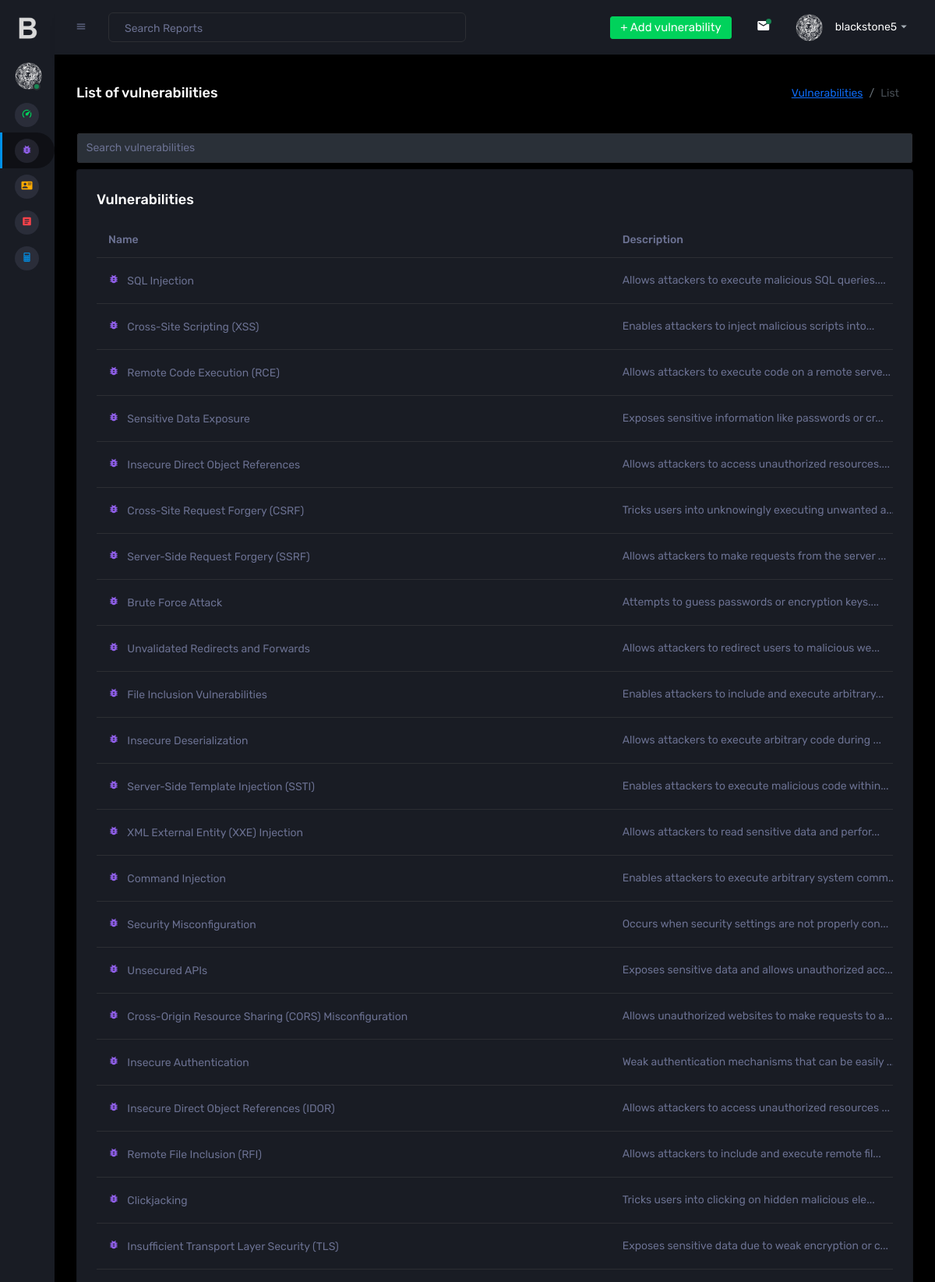
Screenshot of /BlackStone/vulnerabilidades.php (signed in, upper part) with the database file from the repository.
### tables this page shows
CREATE TABLE `vulnerabilidades` (
  `id` int(11) NOT NULL,
  `descripcion` text DEFAULT NULL,
  `solucion` text DEFAULT NULL,
  `nivel` int(11) DEFAULT NULL,
  `name` text NOT NULL
);

### BlackStone/functions/traductor.php (called while the page is built, shortened)
<?php
function lang($sentencia){
    return $sentencia;
};
?>

### BlackStone/vulnerabilidades.php (the view, shortened to what this page needs)
<!DOCTYPE html>
<?php
include("functions/traductor.php");
include("connection.php");
$section = "vulnerabilidades";
?>
<html>
  <head>
    <link rel="stylesheet" href="assets/vendors/mdi/css/materialdesignicons.min.css">
    <link rel="stylesheet" href="assets/vendors/css/vendor.bundle.base.css">
    <link rel="stylesheet" href="assets/vendors/jvectormap/jquery-jvectormap.css">
    <link rel="stylesheet" href="assets/vendors/flag-icon-css/css/flag-icon.min.css">
    <link rel="stylesheet" href="assets/vendors/owl-carousel-2/owl.carousel.min.css">
    <link rel="stylesheet" href="assets/vendors/owl-carousel-2/owl.theme.default.min.css">
    <link rel="stylesheet" href="assets/css/style.css">
  </head>
  <body class="sidebar-icon-only">
    <div class="container-scroller">
    <?php
      include("nav.php");
    ?>
      <div class="container-fluid page-body-wrapper">
        <nav class="navbar p-0 fixed-top d-flex flex-row">
          <div class="navbar-menu-wrapper flex-grow d-flex align-items-stretch">
            <button class="navbar-toggler navbar-toggler align-self-center" type="button" data-toggle="minimize">
              <span class="mdi mdi-menu"></span>
            </button>
            <ul class="navbar-nav w-100">
              <li class="nav-item w-100">
                <form class="nav-link mt-2 mt-md-0 d-none d-lg-flex search">
                  <input type="text" class="form-control" placeholder="<?php echo lang("Search Reports"); ?>">
                </form>
              </li>
            </ul>
            <ul class="navbar-nav navbar-nav-right">
              <li class="nav-item dropdown d-none d-lg-block">
                <a class="nav-link btn btn-success create-new-button" id="createbuttonDropdown" aria-expanded="false" href="insertar_vulnerabilidades.php">+ <?php echo lang("Add vulnerability");?> </a>
              </li>
              <li class="nav-item dropdown border-left">
                <a class="nav-link count-indicator dropdown-toggle" id="messageDropdown" href="#" data-bs-toggle="dropdown" aria-expanded="false">
                  <i class="mdi mdi-email"></i>
                  <span class="count bg-success"></span>
                </a>
              </li>
              <li class="nav-item dropdown">
                <a class="nav-link" id="profileDropdown" href="#" data-bs-toggle="dropdown">
                  <div class="navbar-profile">
                    <img class="img-xs rounded-circle" src="assets/images/faces/black-stone.png" alt="">
                    <p class="mb-0 d-none d-sm-block navbar-profile-name">blackstone5</p>
                    <i class="mdi mdi-menu-down d-none d-sm-block"></i>
                  </div>
                </a>
              </li>
            </ul>
          </div>
        </nav>
        <div class="main-panel">
          <div class="content-wrapper">
            <div class="page-header">
              <h3 class="page-title"> <?php echo lang("List of vulnerabilities");?> </h3>
              <nav aria-label="breadcrumb">
                <ol class="breadcrumb">
                  <li class="breadcrumb-item"><a href="#"><?php echo lang("Vulnerabilities");?></a></li>
                  <li class="breadcrumb-item active" aria-current="page"><?php echo lang("List");?></li>
                </ol>
              </nav>
            </div>
            <div class="row" style="--bs-gutter-x: 1.9rem !important;">
              <form class="nav-link mt-md-0 d-lg-flex search">
                  <input type="text" class="form-control" id="busqueda" placeholder="<?php echo lang("Search vulnerabilities"); ?>" style="color:white;">
              </form>
            </div>
            <div class="row">
              <div class="col-lg-12 grid-margin stretch-card">
                <div class="card">
                  <div class="card-body">
                    <h4 class="card-title"><?php echo lang("Vulnerabilities");?></h4>
                    <div class="table-responsive">
                      <table class="table" id="tabla_listado_cve">
                        <thead>
                          <tr>
                            <th><?php echo lang("Name");?></th>
                            <th><?php echo lang("Description");?></th>
                          </tr>
                        </thead>
                        <?php
                          $sentencia = "select * from vulnerabilidades order by id";
                          $consulta = mysqli_query($connection, $sentencia) or die("Error de conexión en tabla vulnerabilidades");
                            while($file= mysqli_fetch_array($consulta)){
                                $name=$file['name'];
                                $descripcion=htmlspecialchars($file['descripcion'], ENT_QUOTES | ENT_HTML5, 'UTF-8');
                        ?>
                        <tbody>
                          <tr>
                            <td><i class="mdi mdi-bug" style="color:#8f5fe8"></i> &nbsp; <?php echo $name ?></td>
                            <td><?php echo substr($descripcion, 0, 50); ?>...</td>
                          </tr>
                          <?php
                            }
                          ?>
                        </tbody>
                      </table>
                    </div>
                  </div>
                </div>
              </div>
          </div>
        </div>
      </div>
    </div>
  </body>
</html>

### BlackStone/nav.php (shortened to what this page needs)
<nav class="sidebar sidebar-offcanvas" id="sidebar">
    <div class="sidebar-brand-wrapper d-none d-lg-flex align-items-center justify-content-center fixed-top">
      <a class="sidebar-brand brand-logo-mini" href="index.php"><center><img src="assets/images/b_mini.png" alt="logo" style=" width: 100%; height: 10%; margin-left: -40%;" /></center></a>
    </div>
    <ul class="nav">
    <li class="nav-item profile">
        <div class="profile-desc">
          <div class="profile-pic">
            <div class="count-indicator">
              <img class="img-xs rounded-circle " src="assets/images/faces/black-stone.png" alt="">
              <span class="count bg-success"></span>
            </div>
          </div>
        </div>
      </li>
      <li class="nav-item menu-items <?php if($section == "dashboard"){echo "active";}?>">
        <a class="nav-link" href="index.php">
          <span class="menu-icon">
            <i class="mdi mdi-speedometer"></i>
          </span>
        </a>
      </li>
      <li class="nav-item menu-items <?php if($section == "vulnerabilities"){echo "active";}?>">
        <a class="nav-link" href="vulnerabilidades.php">
          <span class="menu-icon">
            <i class="mdi mdi-bug"></i>
          </span>
        </a>
      </li>
      <li class="nav-item menu-items <?php if($section == "client"){echo "active";}?>">
        <a class="nav-link" href="clientes.php">
          <span class="menu-icon">
            <i class="mdi mdi-account-card-details"></i>
          </span>
        </a>
      </li>
      <li class="nav-item menu-items <?php if($section == "reports"){echo "active";}?>">
        <a class="nav-link" href="reports.php">
          <span class="menu-icon">
            <i class="mdi mdi-file-document-box"></i>
          </span>
        </a>
      </li>
      <li class="nav-item menu-items <?php if($section == "nist"){echo "active";}?>">
        <a class="nav-link" href="nist.php">
          <span class="menu-icon">
            <i class="mdi mdi-calculator"></i>
          </span>
        </a>
      </li>
    </ul>
  </nav>

### rows the page displays
vulnerabilidades: name "SQL Injection", descripcion "Allows attackers to execute malicious SQL queries."
vulnerabilidades: name "Cross-Site Scripting (XSS)", descripcion "Enables attackers to inject malicious scripts into"
vulnerabilidades: name "Remote Code Execution (RCE)", descripcion "Allows attackers to execute code on a remote serve"
vulnerabilidades: name "Sensitive Data Exposure", descripcion "Exposes sensitive information like passwords or cr"
vulnerabilidades: name "Insecure Direct Object References", descripcion "Allows attackers to access unauthorized resources."
vulnerabilidades: name "Cross-Site Request Forgery (CSRF)", descripcion "Tricks users into unknowingly executing unwanted a"
vulnerabilidades: name "Server-Side Request Forgery (SSRF)", descripcion "Allows attackers to make requests from the server"
vulnerabilidades: name "Brute Force Attack", descripcion "Attempts to guess passwords or encryption keys."
vulnerabilidades: name "Unvalidated Redirects and Forwards", descripcion "Allows attackers to redirect users to malicious we"
vulnerabilidades: name "File Inclusion Vulnerabilities", descripcion "Enables attackers to include and execute arbitrary"
vulnerabilidades: name "Insecure Deserialization", descripcion "Allows attackers to execute arbitrary code during"
vulnerabilidades: name "Server-Side Template Injection (SSTI)", descripcion "Enables attackers to execute malicious code within"
vulnerabilidades: name "XML External Entity (XXE) Injection", descripcion "Allows attackers to read sensitive data and perfor"
vulnerabilidades: name "Command Injection", descripcion "Enables attackers to execute arbitrary system comm"
vulnerabilidades: name "Security Misconfiguration", descripcion "Occurs when security settings are not properly con"
vulnerabilidades: name "Unsecured APIs", descripcion "Exposes sensitive data and allows unauthorized acc"
vulnerabilidades: name "Cross-Origin Resource Sharing (CORS) Misconfiguration", descripcion "Allows unauthorized websites to make requests to a"
vulnerabilidades: name "Insecure Authentication", descripcion "Weak authentication mechanisms that can be easily"
vulnerabilidades: name "Insecure Direct Object References (IDOR)", descripcion "Allows attackers to access unauthorized resources"
vulnerabilidades: name "Remote File Inclusion (RFI)", descripcion "Allows attackers to include and execute remote fil"
vulnerabilidades: name "Clickjacking", descripcion "Tricks users into clicking on hidden malicious ele"
vulnerabilidades: name "Insufficient Transport Layer Security (TLS)", descripcion "Exposes sensitive data due to weak encryption or c"

### other values shown
lang("Add vulnerability") "Add vulnerability"
lang("List of vulnerabilities") "List of vulnerabilities"
lang("Vulnerabilities") "Vulnerabilities"
lang("List") "List"
lang("Name") "Name"
lang("Description") "Description"
